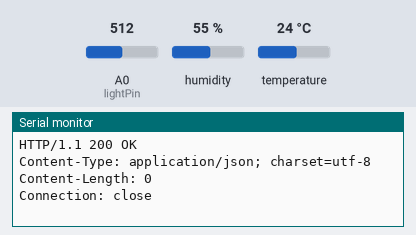
A sketch run on a simulated ESP8266 (NodeMCU). On the bench: the last lines printed to the serial monitor. The inputs (shaded band) are chosen by the test bench; at power-on: humidity 55 %, A0 (lightPin) = 512, temperature 24 °C. WiFi joins after 1.5 s; servers stay silent unless stated; uploads are accepted with an empty reply.

Above: at 2.7 s.
2.8 s: humidity set to 22 %
At 2.96 s:
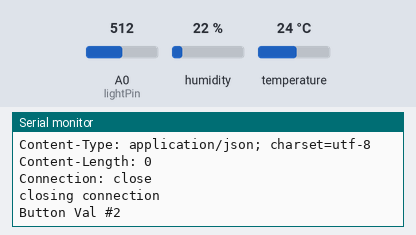
5.5 s: A0 (lightPin) set to 716
At 5.51 s:
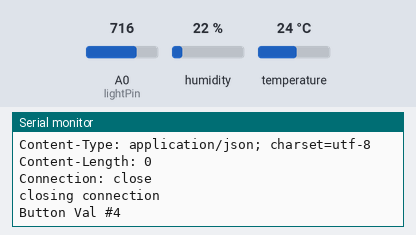
7.0 s: temperature set to 12 °C
At 8.07 s:
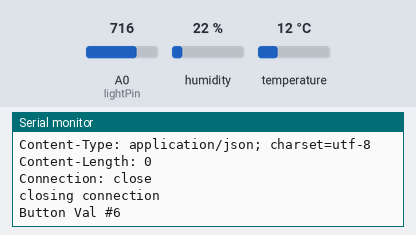
8.5 s: A0 (lightPin) set to 900
At 9.36 s:
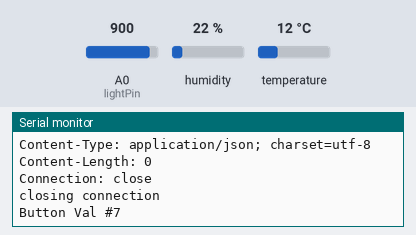
10.0 s: humidity set to 40 %
At 10.62 s:
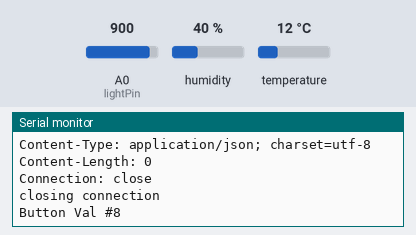
Timing chart, 0 to 12.5 s (numbered marks = the images above; inputs shaded):
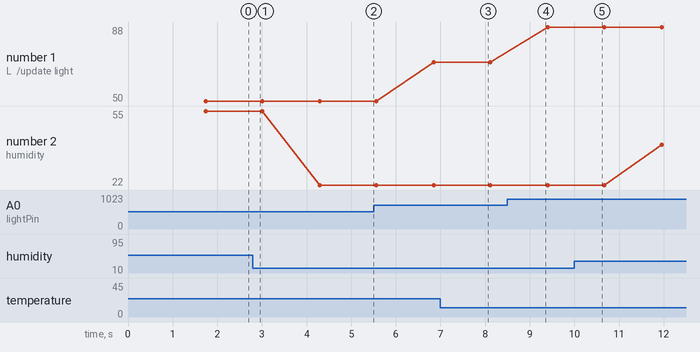

Measured:
- plotted number 1: 50 → 70 after the input at 5.5 s, 70 → 88 after the input at 8.5 s
- plotted number 2: 55 → 22 after the input at 2.8 s, 22 → 40 after the input at 10.0 s

The sketch:

WiFiLogger.ino
```cpp
#include "DHT.h"
#include <ESP8266WiFi.h>

#define DHTTYPE DHT11

//const char* ssid = "ESP8266Haven";
const char* ssid = "Tejaswi";
const char* password = "12345678";

const char* host = "52.34.69.96";

const int lightPin = A0;
int lightVal = 0;         // variable for reading the pushbutton status

const int tempPin = D1;
int tempVal;

DHT dht(tempPin, DHTTYPE);

//DHT dht;

void setup() {
  pinMode(lightPin, INPUT);

  Serial.begin(115200);
  delay(10);


  // We start by connecting to a WiFi network

  Serial.println();
  Serial.println();
  Serial.print("Connecting to ");
  Serial.println(ssid);

  WiFi.begin(ssid, password);

  while (WiFi.status() != WL_CONNECTED) {
    delay(500);
    Serial.print(".");
  }

  Serial.println("");
  Serial.println("WiFi connected");
  Serial.println("IP address: ");
  Serial.println(WiFi.localIP());

}

int lastValTemp = 1;
int lastValLight = 1;
int num = 1;

void sendMessage()
{
  float tval = dht.readTemperature(true);
  float hval = dht.readHumidity();
  float lval = analogRead(lightPin);

  float newLVal = map(lval, 0, 1023, 0, 100);

  Serial.print("Button Val #");
  Serial.println(num);
  num++;

  // Use WiFiClient class to create TCP connections
  WiFiClient client;
  const int httpPort = 8080;
  if (!client.connect(host, httpPort)) {
    Serial.println("connection failed");
    return;
  }

  // We now create a URI for the request
  String url = "/update?light=";
  url += newLVal;

  url += "&temp=";
  url += tval;

  url+= "&humidity=";
  url+= hval;

  Serial.print("Requesting URL: ");
  Serial.println(url);

  // This will send the request to the server
  client.print(String("GET ") + url + " HTTP/1.1\r\n" +
               "Host: " + host + "\r\n" +
               "Connection: close\r\n\r\n");
  unsigned long timeout = millis();
  while (client.available() == 0) {
    if (millis() - timeout > 5000) {
      Serial.println(">>> Client Timeout !");
      client.stop();
      return;
    }
  }

  // Read all the lines of the reply from server and print them to Serial
  while (client.available()) {
    String line = client.readStringUntil('\r');
    Serial.print(line);
  }

  Serial.println();
  Serial.println("closing connection");

  dht.begin();
}

void loop() {
  float f = dht.readTemperature(true);
  float h = dht.readHumidity();
  lightVal = analogRead(lightPin);
  //  tempVal = dht.read11(tempPin);
  //Serial.println(lightVal);
  if (lightVal != lastValLight || f != lastValTemp) {
    sendMessage();
  }
  lastValLight = lightVal;
  lastValTemp = f;

  /*
    delay(5000);


    Serial.print("connecting to ");
    Serial.println(host);


  */
}
```
